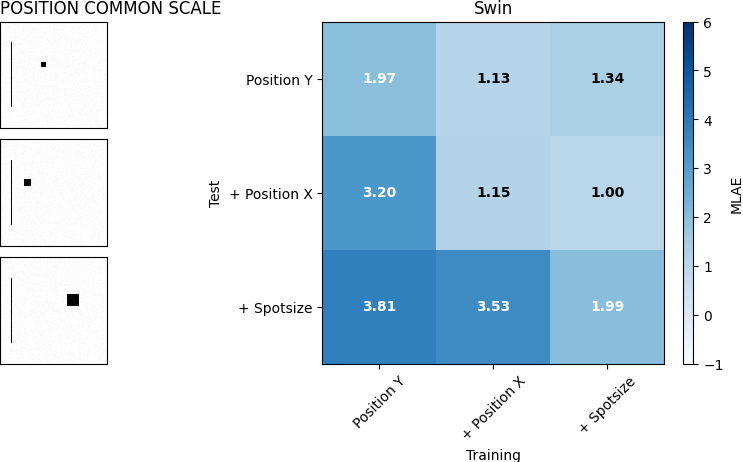
#> input picture src/Images/swin_position_common_scale_cn.png, 743 x 462 px
$ python Cross_Network_Swin.py
#> lines starting #> are read from the running program, lines starting #| are printed output that depends on the picture
from pathlib import Path
from PIL import Image

HERE = Path(__file__).resolve()
IMAGES_DIR = HERE.parents[1] / "Images"

image_paths = [
    IMAGES_DIR / "swin_position_common_scale_cn.png",
    IMAGES_DIR / "swin_length_cn.png",
    IMAGES_DIR / "swin_area_cn.png",
    IMAGES_DIR / "swin_shading_cn.png",
]

# Optional: helpful check
missing = [p for p in image_paths if not p.exists()]
if missing:
    raise FileNotFoundError(f"Missing image(s): {', '.join(str(p) for p in missing)}")

images = [Image.open(p) for p in image_paths]
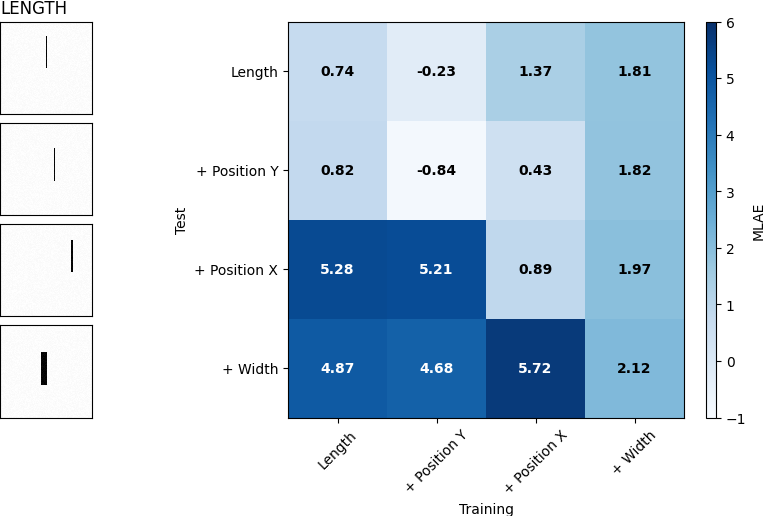
#> input picture src/Images/swin_length_cn.png, 765 x 516 px
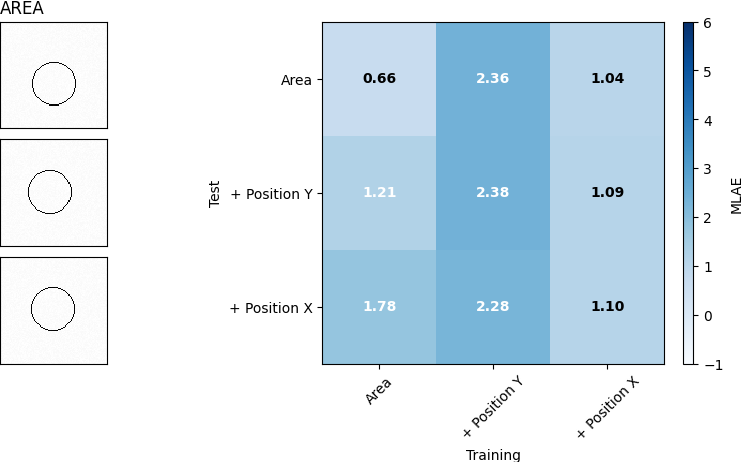
#> input picture src/Images/swin_area_cn.png, 743 x 462 px
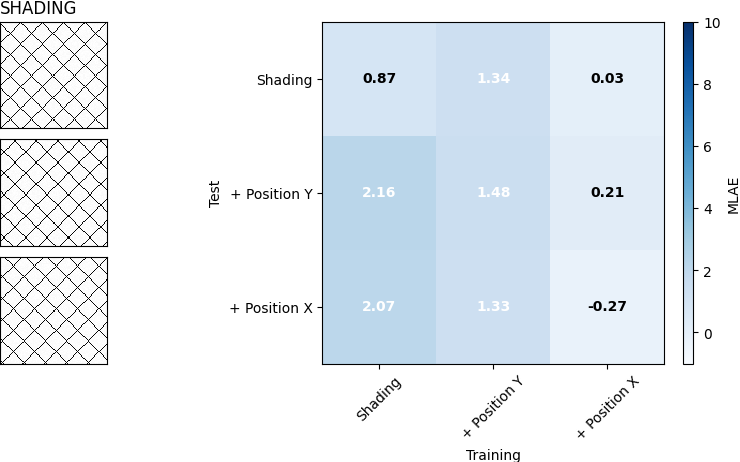
#> input picture src/Images/swin_shading_cn.png, 740 x 462 px
#> images = 4 items


base_width = images[0].width
#> base_width = 743
resized_images = [
    img if img.width == base_width else img.resize((base_width, int(img.height * base_width / img.width)))
    for img in images
]
#> resized_images = 4 items
total_height = sum(img.height for img in resized_images)
#> total_height = 1888
combined_image = Image.new("RGB", (base_width, total_height), color=(255, 255, 255))
#> combined_image: PIL image 743x1888 RGB; every value is 255

y_offset = 0
for img in resized_images:
    combined_image.paste(img, (0, y_offset))
    y_offset += img.height
#> this loop made 4 passes
#> y_offset on passes 1 to 4: 462, 963, 1425, 1888
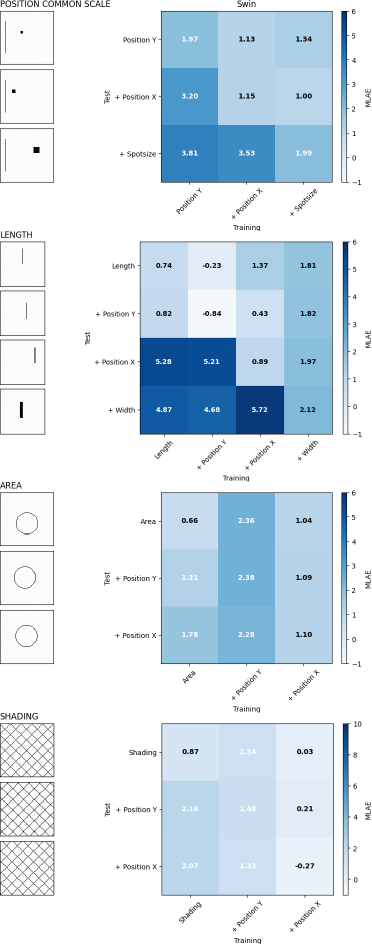
#> combined_image: PIL image 743x1888 RGB (shown at 1/2 size); mean R, G, B 212.6, 226.5, 236.9
#> after the loop, y_offset = 1888

# Save output
combined_image.save(IMAGES_DIR/ "Swin_combined_tasks.png")
# combined_image.save("analysis_pdfs/analysis_pdfs_with_stimulus1/Swin_combined_tasks.pdf")  # Optional: also as PDF
